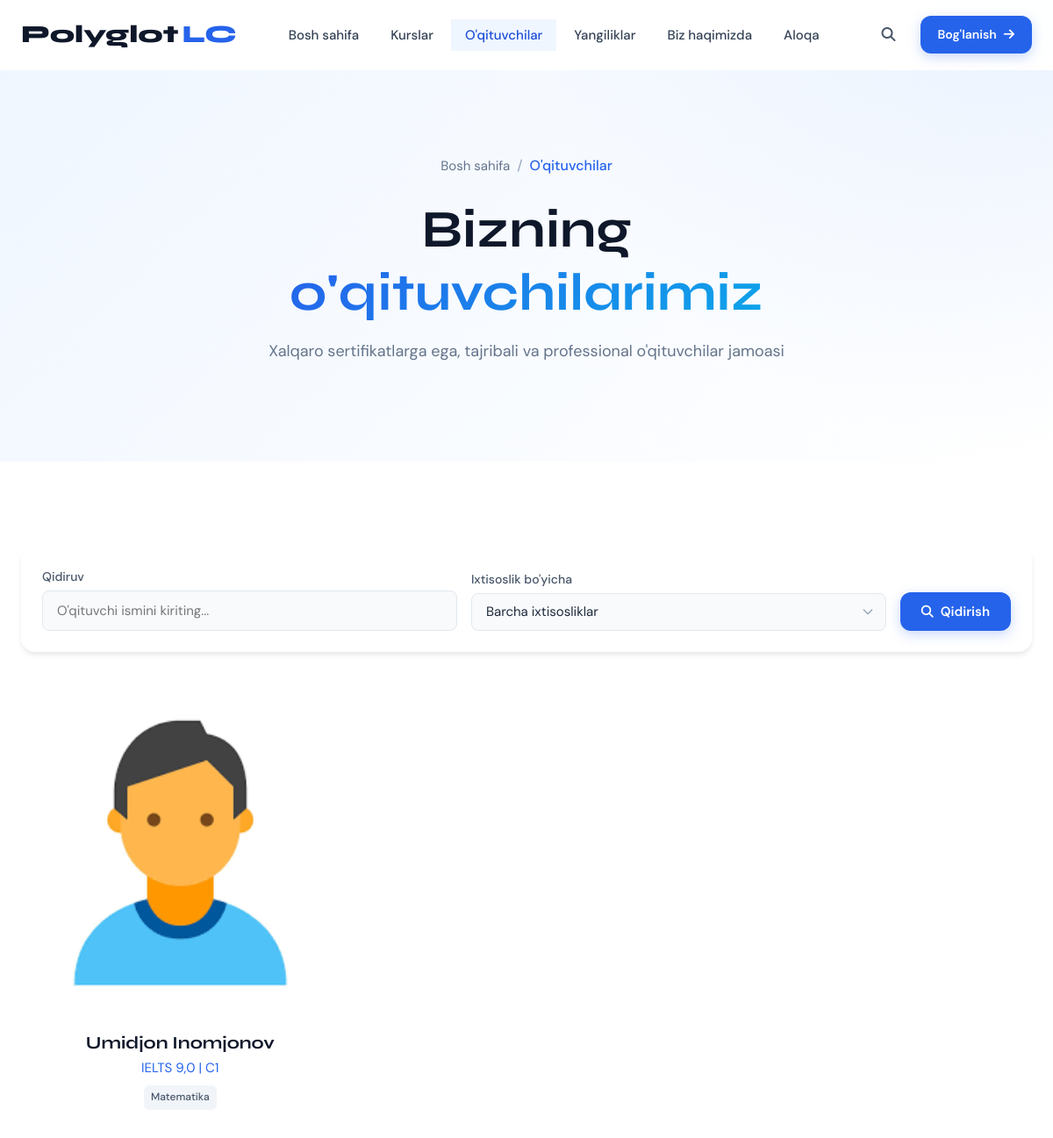
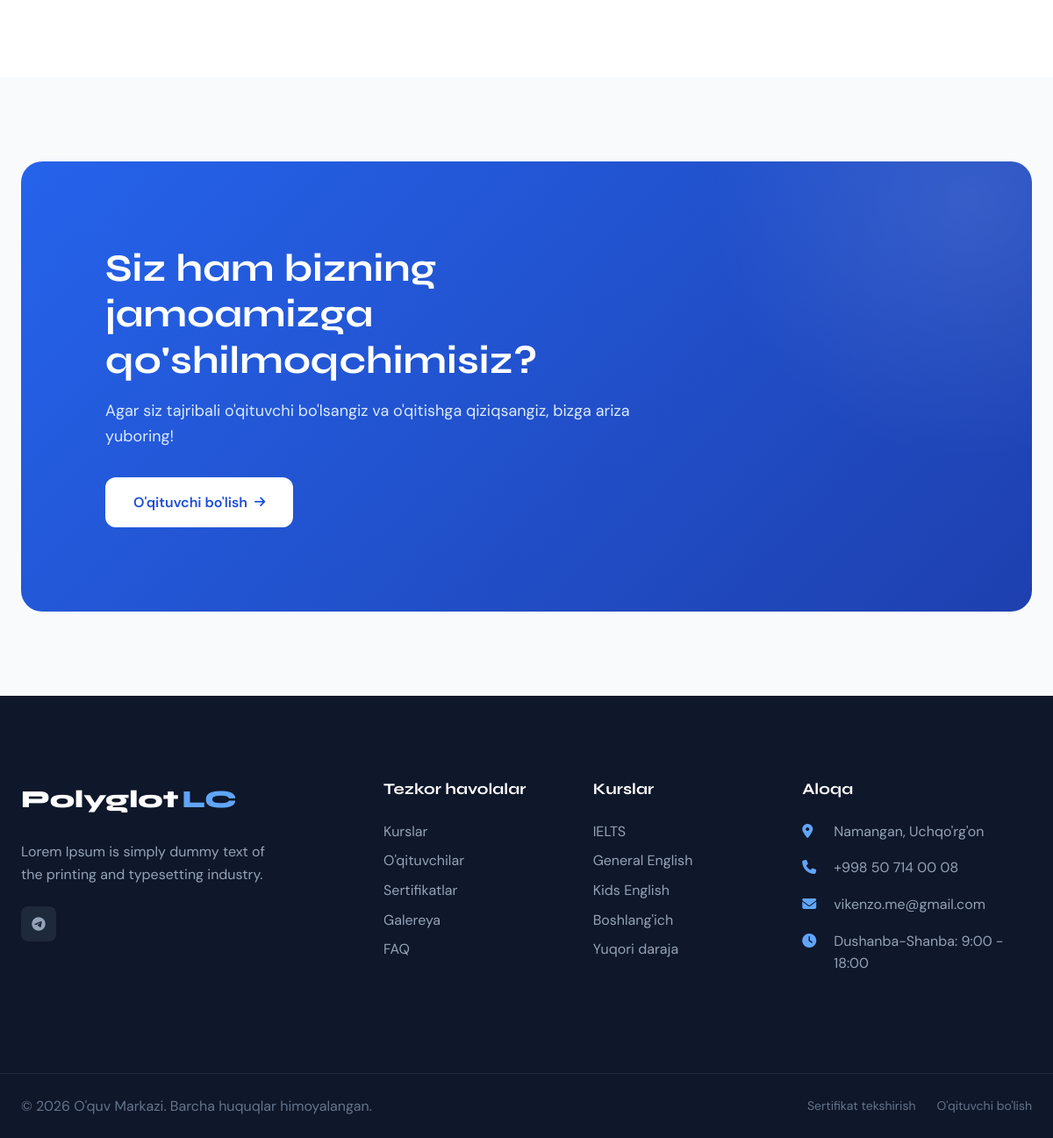
The app's page /oqituvchilar/, older data (2 pictures, top to bottom).
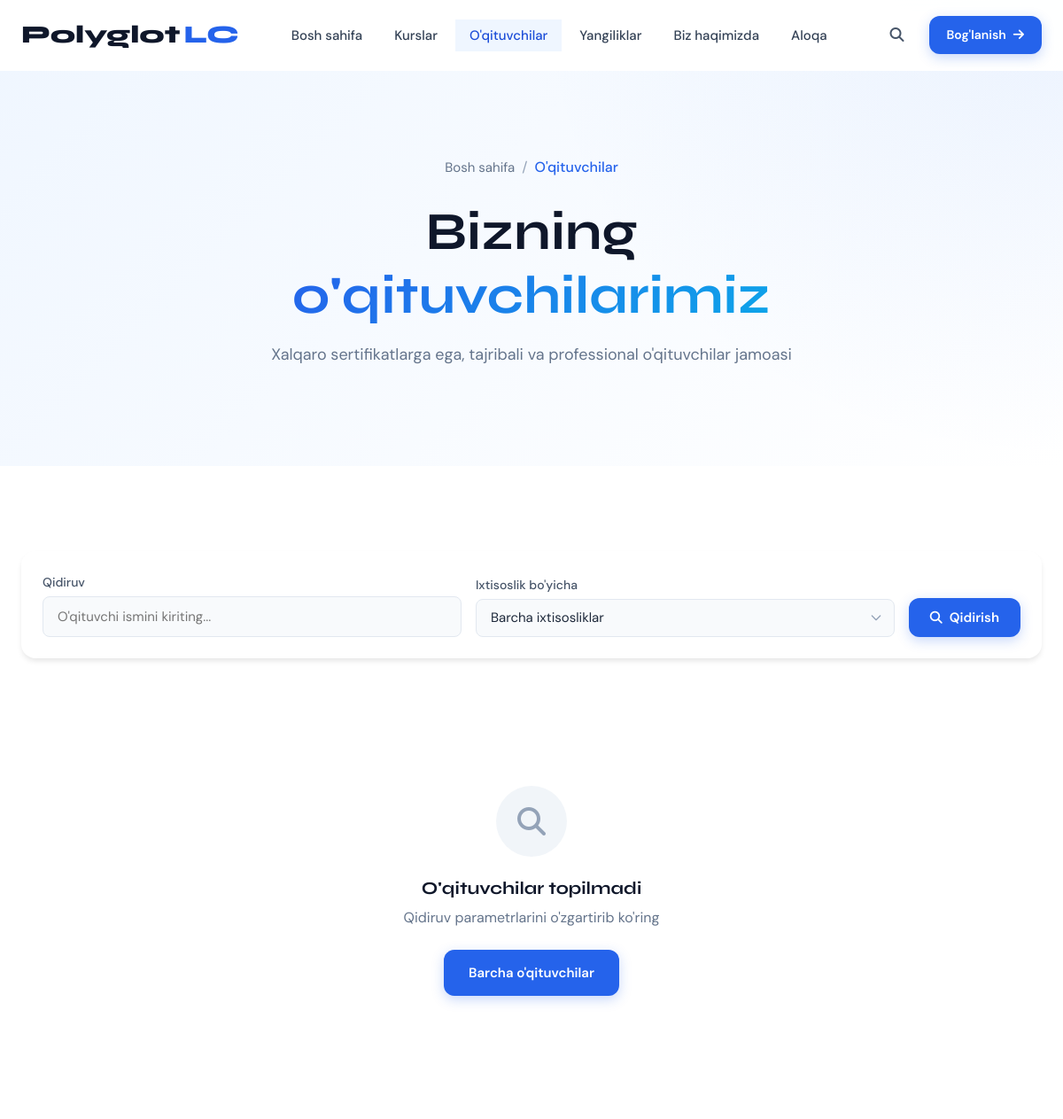
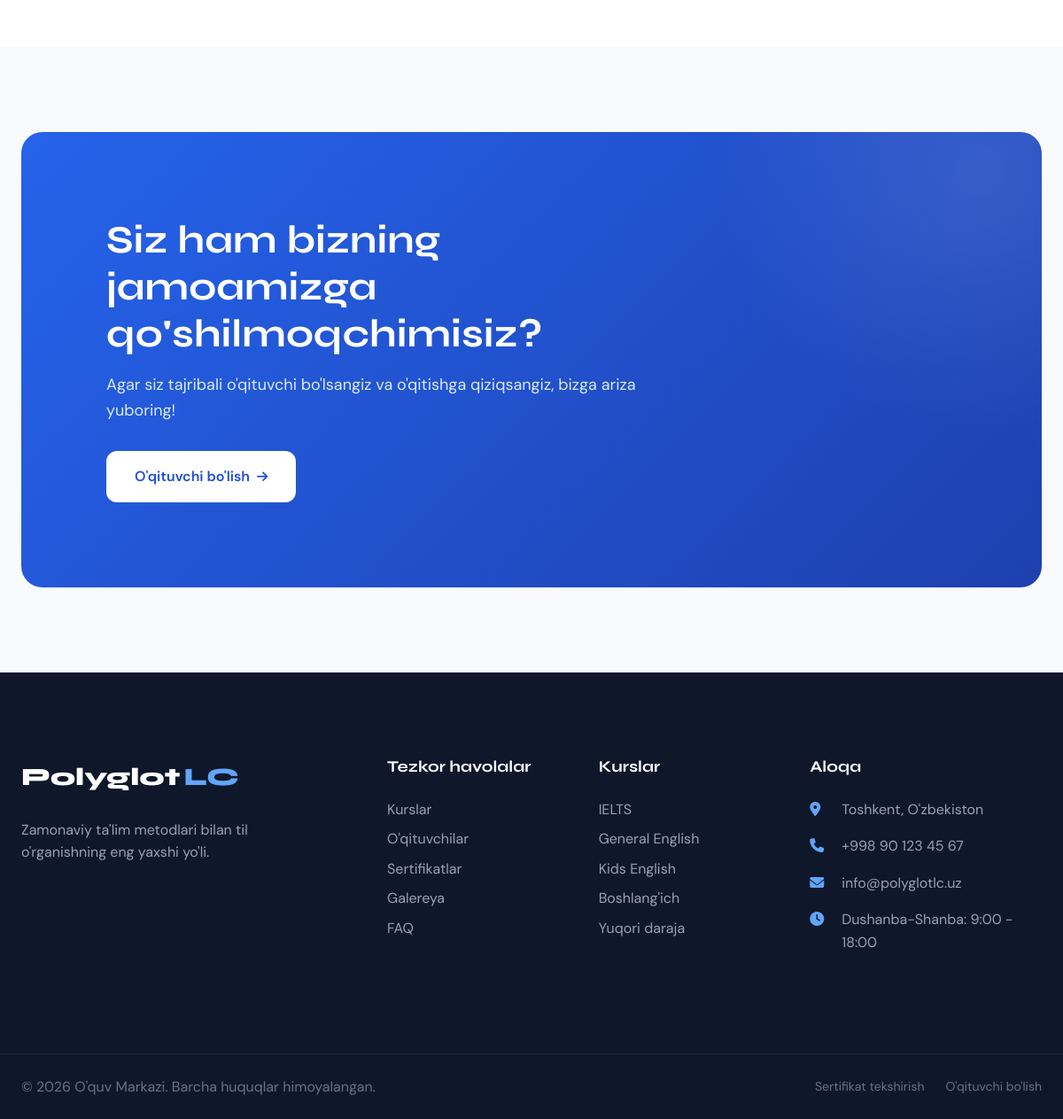
The same page, newer data (2 pictures, top to bottom).
### front/models.py (models this page shows, shortened)
class Teacher(models.Model):
    first_name = models.CharField('Ism', max_length=100)
    last_name = models.CharField('Familiya', max_length=100)
    slug = models.SlugField('Slug', max_length=220, unique=True, blank=True)
    photo = models.ImageField('Rasmi', upload_to='teachers/%Y/%m/')
    phone = models.CharField('Telefon', max_length=20)
    email = models.EmailField('Email', blank=True, null=True)
    education = models.CharField('Ta\'lim', max_length=200, help_text='Masalan: TSUL, Oxford University')
    ielts_score = models.DecimalField('IELTS ball', max_digits=2, decimal_places=1,
                                      validators=[MinValueValidator(0), MaxValueValidator(9)],
                                      blank=True, null=True)
    toefl_score = models.IntegerField('TOEFL ball', blank=True, null=True)
    cefr_level = models.CharField('CEFR daraja', max_length=2, blank=True, null=True,
                                   help_text='A1, A2, B1, B2, C1, C2')
    experience_years = models.IntegerField('Tajriba (yillar)', validators=[MinValueValidator(0)])
    certificates_file = models.FileField('Sertifikatlar', upload_to='teacher_certificates/%Y/%m/',
                                         blank=True, null=True,
                                         help_text='Bir nechta sertifikat bo\'lsa ZIP file yuklang')
    bio = models.TextField('Qisqacha ma\'lumot', max_length=500)
    full_bio = models.TextField('To\'liq biografiya')
    specializations = models.ManyToManyField(Subject, verbose_name='Ixtisoslashuv', related_name='teachers')
    skills = models.TextField('Ko\'nikmalar', blank=True,
                             help_text='Har bir ko\'nikmani yangi qatorga yozing')
    facebook = models.URLField('Facebook', blank=True, null=True)
    instagram = models.URLField('Instagram', blank=True, null=True)
    telegram = models.URLField('Telegram', blank=True, null=True)
    linkedin = models.URLField('LinkedIn', blank=True, null=True)
    is_active = models.BooleanField('Faolmi?', default=True)
    is_featured = models.BooleanField('Asosiy sahifada ko\'rsatish?', default=False)
    order = models.IntegerField('Tartib', default=0)
    created_at = models.DateTimeField('Qo\'shilgan', auto_now_add=True)
    class Meta:
        verbose_name = 'O\'qituvchi'
        verbose_name_plural = 'O\'qituvchilar'
        ordering = ['order', 'first_name']
    @property
    def full_name(self):
        return f"{self.first_name} {self.last_name}"

class Subject(models.Model):
    name = models.CharField('Fan nomi', max_length=100, unique=True)
    slug = models.SlugField('Slug', max_length=120, unique=True, blank=True)
    description = models.TextField('Tavsif', blank=True)
    icon = models.CharField('Icon (FontAwesome)', max_length=50, blank=True, help_text='Masalan: fa-book, fa-language')
    image = models.ImageField('Rasm', upload_to='subjects/', blank=True, null=True)
    order = models.IntegerField('Tartib', default=0)
    is_active = models.BooleanField('Faolmi?', default=True)
    created_at = models.DateTimeField('Yaratilgan', auto_now_add=True)
    class Meta:
        verbose_name = 'Fan'
        verbose_name_plural = 'Fanlar'
        ordering = ['order', 'name']

class SiteSettings(models.Model):
    site_name = models.CharField('Sayt nomi', max_length=200, default='O\'quv Markazi')
    site_tagline = models.CharField('Slogan', max_length=300, blank=True)
    logo = models.ImageField('Logo', upload_to='site/', blank=True, null=True)
    favicon = models.ImageField('Favicon', upload_to='site/', blank=True, null=True)
    phone_primary = models.CharField('Asosiy telefon', max_length=20)
    phone_secondary = models.CharField('Qo\'shimcha telefon', max_length=20, blank=True)
    email = models.EmailField('Email')
    address = models.TextField('Manzil')
    working_hours = models.CharField('Ish vaqti', max_length=200,
                                     default='Dushanba-Shanba: 9:00 - 18:00')
    about_short = models.TextField('Qisqacha haqimizda', max_length=500, blank=True,
                                   help_text='Asosiy sahifa uchun')
    about_full = models.TextField('To\'liq haqimizda', blank=True,
                                  help_text='Haqimizda sahifasi uchun')
    facebook = models.URLField('Facebook', blank=True)
    instagram = models.URLField('Instagram', blank=True)
    telegram = models.URLField('Telegram', blank=True)
    youtube = models.URLField('YouTube', blank=True)
    linkedin = models.URLField('LinkedIn', blank=True)
    twitter = models.URLField('Twitter', blank=True)
    tiktok = models.URLField('TikTok', blank=True)
    google_maps_embed = models.TextField('Google Maps embed kodi', blank=True)
    google_maps_link = models.URLField('Google Maps link', blank=True)
    meta_description = models.CharField('Meta tavsif', max_length=160, blank=True)
    meta_keywords = models.CharField('Meta kalit so\'zlar', max_length=255, blank=True)
    students_count = models.IntegerField('Talabalar soni', default=0,
                                        help_text='Saytda ko\'rsatish uchun')
    teachers_count = models.IntegerField('O\'qituvchilar soni', default=0)
    courses_count = models.IntegerField('Kurslar soni', default=0)
    success_rate = models.IntegerField('Muvaffaqiyat foizi', default=95,
                                      validators=[MinValueValidator(0), MaxValueValidator(100)])
    updated_at = models.DateTimeField('Yangilangan', auto_now=True)
    class Meta:
        verbose_name = 'Sayt sozlamalari'
        verbose_name_plural = 'Sayt sozlamalari'
    @classmethod
    def load(cls):
        obj, created = cls.objects.get_or_create(pk=1)
        return obj

### front/views.py (the view)
# urls.py: path('oqituvchilar/', views.teachers_list, name='teachers_list'),
def teachers_list(request):
    teachers = Teacher.objects.filter(is_active=True).prefetch_related('specializations')
    search = request.GET.get('search', '')
    if search:
        teachers = teachers.filter(
            Q(first_name__icontains=search) |
            Q(last_name__icontains=search) |
            Q(education__icontains=search)
        )
    subject_slug = request.GET.get('subject', '')
    if subject_slug:
        teachers = teachers.filter(specializations__slug=subject_slug)
    paginator = Paginator(teachers, 12)
    page = request.GET.get('page')
    teachers = paginator.get_page(page)
    context = {
        'teachers': teachers,
        'subjects': Subject.objects.filter(is_active=True),
        'search': search,
        'selected_subject': subject_slug,
        'settings': SiteSettings.load(),
    }
    return render(request, 'teachers_list.html', context)

### templates/teachers_list.html (shortened to what the changed rows need)
{% extends 'base.html' %}
{% load static %}
{% block content %}
<section class="page-header">
    <div class="container">
        <div class="page-header-content">
            <h1 class="page-title">Bizning <span class="text-gradient">o'qituvchilarimiz</span></h1>
        </div>
    </div>
</section>
<section class="section-sm">
    <div class="container">
        <div class="teachers-grid">
            {% for teacher in teachers %}
            <div class="teacher-card" data-aos="fade-up" data-aos-delay="{{ forloop.counter0|add:50 }}">
                <div class="teacher-image">
                    {% if teacher.photo %}
                    <img src="{{ teacher.photo.url }}" alt="{{ teacher.full_name }}">
                    {% else %}
                    <img src="https://images.unsplash.com/photo-1568602471122-7832951cc4c5?w=300&h=300&fit=crop" alt="{{ teacher.full_name }}">
                    {% endif %}
                </div>
                <div class="teacher-content">
                    <h3 class="teacher-name">
                        <a href="{% url 'teacher_detail' teacher.slug %}">{{ teacher.full_name }}</a>
                    </h3>
                    <p class="teacher-role">
                        {% if teacher.ielts_score %}IELTS {{ teacher.ielts_score }}{% endif %}
                        {% if teacher.cefr_level %}| {{ teacher.cefr_level }}{% endif %}
                    </p>
                    <div class="teacher-specs">
                        {% for spec in teacher.specializations.all|slice:":3" %}
                        <span class="teacher-spec">{{ spec.name }}</span>
                        {% endfor %}
                    </div>
                </div>
            </div>
            {% empty %}
            <div class="empty-state" style="grid-column: 1 / -1;">
                <div class="empty-state-icon">
                    <i class="fas fa-search"></i>
                </div>
                <h3>O'qituvchilar topilmadi</h3>
                <p>Qidiruv parametrlarini o'zgartirib ko'ring</p>
                <a href="{% url 'teachers_list' %}" class="btn btn-primary">
                    <span>Barcha o'qituvchilar</span>
                </a>
            </div>
            {% endfor %}
        </div>
    </div>
</section>
<section class="cta-section section-sm">
    <div class="container">
        <div class="cta-box" data-aos="fade-up">
            <div class="cta-content">
                <h2 class="cta-title">Siz ham bizning jamoamizga qo'shilmoqchimisiz?</h2>
            </div>
        </div>
    </div>
</section>
{% endblock %}

### templates/base.html (shortened to what the changed rows need)
{% load static %}
<!DOCTYPE html>
<html lang="uz">
<head>
    <link rel="stylesheet" href="https://cdnjs.cloudflare.com/ajax/libs/font-awesome/6.5.1/css/all.min.css">
    <link href="https://unpkg.com/aos@2.3.1/dist/aos.css" rel="stylesheet">
    <link rel="stylesheet" href="{% static 'css/main.css' %}">
</head>
<body>
    <main class="main">
        {% block content %}{% endblock %}
    </main>
    <footer class="footer">
        <div class="footer-top">
            <div class="container">
                <div class="footer-grid">
                    <div class="footer-brand">
                        <a href="{% url 'home' %}" class="footer-logo">
                            {% if settings.logo %}
                            <img src="{{ settings.logo.url }}" alt="{{ settings.site_name }}">
                            {% else %}
                            <span class="logo-text">Polyglot</span><span class="logo-accent">LC</span>
                            {% endif %}
                        </a>
                        <p class="footer-desc">{{ settings.about_short|default:"Zamonaviy ta'lim metodlari bilan til o'rganishning eng yaxshi yo'li." }}</p>
                        <div class="footer-social">
                            {% if settings.telegram %}<a href="{{ settings.telegram }}" target="_blank" aria-label="Telegram"><i class="fab fa-telegram"></i></a>{% endif %}
                        </div>
                    </div>
                    <div class="footer-contact">
                        <ul>
                            <li>
                                <i class="fas fa-map-marker-alt"></i>
                                <span>{{ settings.address|default:"Toshkent, O'zbekiston" }}</span>
                            </li>
                            <li>
                                <i class="fas fa-phone"></i>
                                <a href="tel:{{ settings.phone_primary }}">{{ settings.phone_primary|default:"+998 90 123 45 67" }}</a>
                            </li>
                            <li>
                                <i class="fas fa-envelope"></i>
                                <a href="mailto:{{ settings.email }}">{{ settings.email|default:"info@polyglotlc.uz" }}</a>
                            </li>
                            <li>
                                <i class="fas fa-clock"></i>
                                <span>{{ settings.working_hours|default:"Dushanba-Shanba: 9:00 - 18:00" }}</span>
                            </li>
                        </ul>
                    </div>
                </div>
            </div>
        </div>
        <div class="footer-bottom">
            <div class="container">
                <div class="footer-bottom-inner">
                    <p>&copy; {% now "Y" %} {{ settings.site_name|default:"PolyglotLC" }}. Barcha huquqlar himoyalangan.</p>
                    <div class="footer-bottom-links">
                        <a href="{% url 'certificate_verify' %}">Sertifikat tekshirish</a>
                        <a href="{% url 'teacher_apply' %}">O'qituvchi bo'lish</a>
                    </div>
                </div>
            </div>
        </div>
    </footer>
</body>
</html>

Row changes from the older to the newer data that the page shows:
removed Teacher: photo (picture), full_name "Umidjon Inomjonov", ielts_score "9,0", cefr_level "C1"
removed Subject: name "Matematika"
changed SiteSettings "Dushanba-Shanba: 9:00 - 18:00": about_short "Lorem Ipsum is simply dummy text of the printing and typesetting industry." → "Zamonaviy ta'lim metodlari bilan til o'rganishning eng yaxshi yo'li."; address "Namangan, Uchqo'rg'on" → "Toshkent, O'zbekiston"; phone_primary "+998 50 714 00 08" → "+998 90 123 45 67"; email "vikenzo.me@gmail.com" → "info@polyglotlc.uz"
Text that changed along with them:
text now shown: "O'qituvchilar topilmadi Qidiruv parametrlarini o'zgartirib ko'ring Barcha o'qituvchilar"
